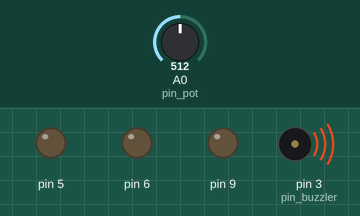
The sketch below on a simulated Arduino Uno, built with avr-gcc and run on an emulated ATmega328P. Shown: output pins drawn as LEDs (lit = HIGH), buzzer (waves = sounding). Inputs (shaded band) come from the test bench; at power-on: A0 (pin_pot) = 512.

Above: at 0.1 s.
Timing chart, 0 to 1.6 s (numbered marks = the images above):
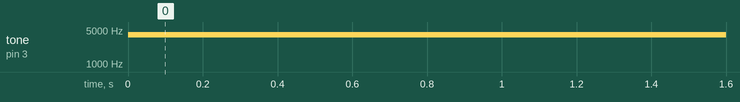

The sketch:

buzzler.ino
```cpp
#define pin_buzzler  3
#define pin_pot    A0

void setup() {
  pinMode(pin_buzzler, OUTPUT);
  pinMode(pin_pot, INPUT);
  pinMode(5, OUTPUT);
  pinMode(6, OUTPUT);
  pinMode(9, OUTPUT);

}

void loop() {

  int val, frequency;
  val = analogRead(pin_pot);
  frequency = map(val, 0, 1023, 3500, 4500);
  tone(pin_buzzler, frequency, 20);

/*
tone(5, 262);
noTone(5);
tone(6, 523);
noTone(6);
tone(9, 1047);
noTone(9);
*/
}
```

Measured:
- by itself, tone on pin 3 (pin_buzzler): silent → 4000 Hz at 0.00 s
